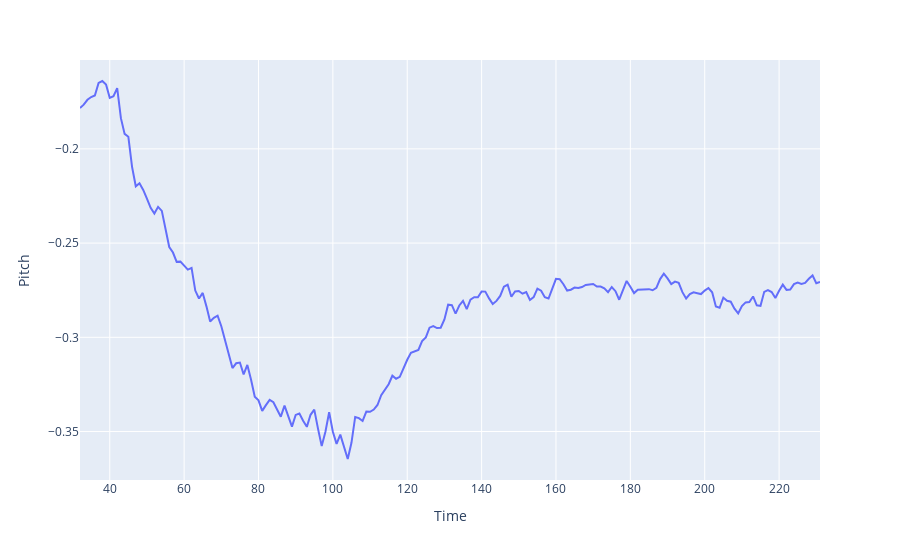

Write notebook code for a chart like this one.
### Code cell
pitch = px.line(x=xAxis, y=pitchData, labels={'x':'Time', 'y':'Pitch'})
pitch.show()

### Figure 1 — Plotly figure (JSON) as saved in the notebook; plotly's stock layout.template omitted (floating-point values rounded to 4 significant figures; data arrays with more than 128 entries replaced by an {"elided": "..."} marker saying what was removed)
{"data": [{"hovertemplate": "Time=%{x}<br>Pitch=%{y}<extra></extra>", "legendgroup": "", "line": {"color": "#636efa", "dash": "solid"}, "mode": "lines", "name": "", "orientation": "v", "showlegend": false, "type": "scatter", "x": {"elided": "200 int values"}, "xaxis": "x", "y": {"elided": "200 float values"}, "yaxis": "y"}], "layout": {"legend": {"tracegroupgap": 0}, "margin": {"t": 60}, "xaxis": {"anchor": "y", "domain": [0, 1], "title": {"text": "Time"}}, "yaxis": {"anchor": "x", "domain": [0, 1], "title": {"text": "Pitch"}}}}
